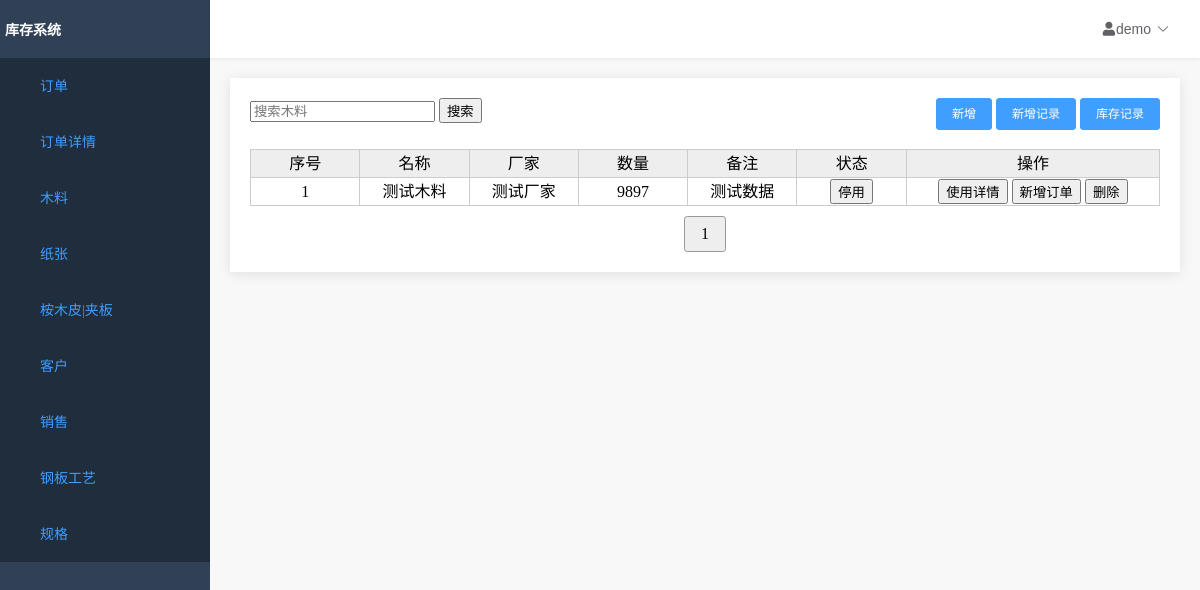
Page /home/wood/list/ on the earlier database version.
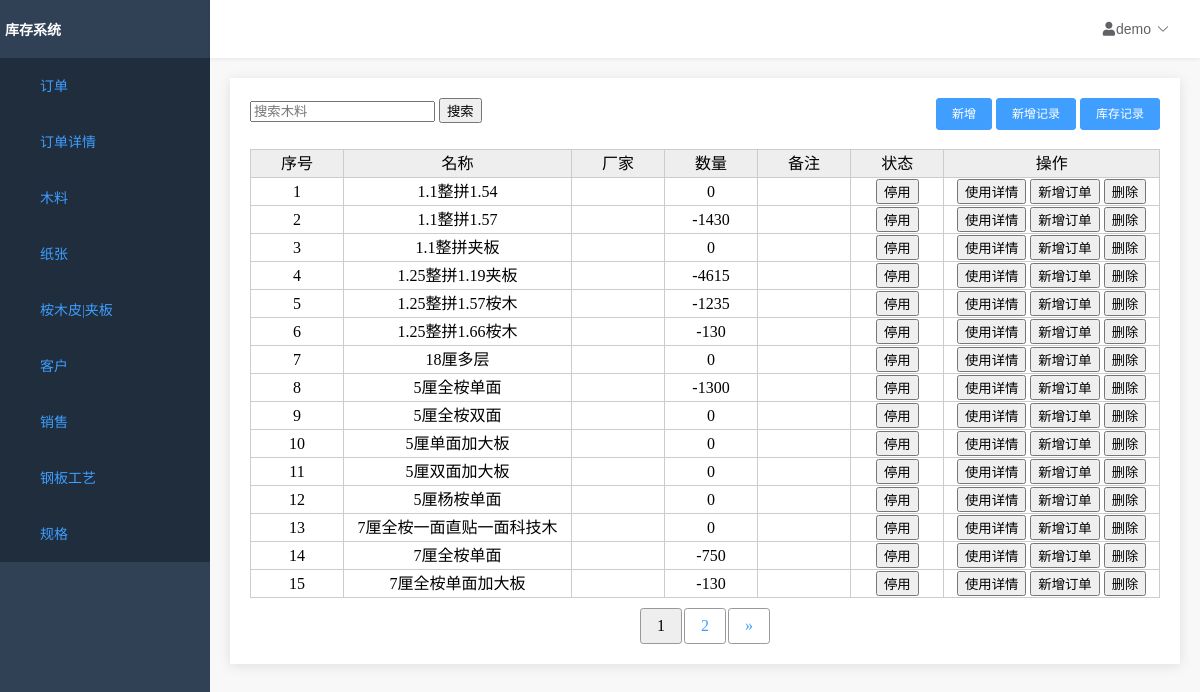
Same page on the later database version.
### wood/models.py (models this page shows, shortened)
class WoodModel(models.Model):
    id = models.AutoField(primary_key=True)
    name = models.TextField('名称', max_length=64, unique=False, null=False)
    factory = models.TextField('厂家', max_length=64, default="")
    count = models.IntegerField('数量', default=0)
    note = models.TextField('备注', max_length=256, default='')
    enable = models.BooleanField(
        '是否使用', default=True, blank=False, null=False)
    created_time = models.DateTimeField('创建时间', default=now)
    last_mod_time = models.DateTimeField('修改时间', auto_now=True)
    objects = models.manager

### wood/views.py (the view)
# urls.py: path('list/', views.WoodListView.as_view(), name='wood_list'),
class WoodListView(ListView):
    paginate_by = 15
    model = WoodModel
    template_name = 'woodlist.html'
    context_object_name = 'object_list'
    def get_queryset(self):
        q = Q()
        name = self.request.GET.get('name')
        if name:
            q.add(Q(name__contains=name), Q.AND)
        return WoodModel.objects.filter(q).order_by('name')
    def get_context_data(self, **kwargs):
        context = super(WoodListView, self).get_context_data(**kwargs)
        return context

### InventorySystem/context_processor.py (called while the page is built)
def nav_list(request):
    func_list = []
    func_list.append(('订单', '/home/order/head/list'))
    func_list.append(('订单详情', '/home/order/list'))
    func_list.append(('木料', '/home/wood/list'))
    func_list.append(('纸张', '/home/paper/list'))
    func_list.append(('桉木皮|夹板', '/home/skin/list'))
    func_list.append(('客户', '/home/customer/list'))
    func_list.append(['销售', '/home/salesman/list'])
    func_list.append(('钢板工艺', '/home/process/technology/list'))
    func_list.append(('规格', '/home/process/specification/list'))
    return locals()

### order/templatetags/order_extras.py (called while the page is built)
@register.simple_tag(takes_context=True)
def param_replace(context, **kwargs):
    d = context['request'].GET.copy()
    for k, v in kwargs.items():
        d[k] = v
    for k in [k for k, v in d.items() if not v]:
        del d[k]
    return d.urlencode()

### templates/woodlist.html (shortened to what this page needs)
{% extends 'table.html' %}
{% block table %}
<div>
    <div class="top_tool_bar">
        <form method="get">
            <input type="text" name="name" placeholder="搜索木料">
            <button type="submit">
                <span>搜索</span>
            </button>
        </form>
        <div class="right_buttons">
            <a href="/home/wood/add">
                <button type="button">
                    <span>新增</span>
                </button>
            </a>
            <a href="/home/wood/form/add">
                <button type="button">
                    <span>新增记录</span>
                </button>
            </a>
            <a href="/home/wood/form/list">
                <button type="button">
                    <span>库存记录</span>
                </button>
            </a>
        </div>
    </div>
    <div class="results">
        <table id="result_list">
            <thead>
            <th scope="col" class="sortable column-id">序号</th>
            <th scope="col" class="sortable column-name">名称</th>
            <th scope="col" class="sortable column-name">厂家</th>
            <th scope="col" class="sortable column-name">数量</th>
            <th scope="col" class="sortable column-name">备注</th>
            <th scope="col">状态</th>
            <th scope="col">操作</th>
            </thead>
            {% for obj in object_list %}
            <tr>
                <td>{{ forloop.counter }}</td>
                <td>{{obj.name}}</td>
                <td>{{obj.factory}}</td>
                <td>{{obj.count}}</td>
                <td>{{obj.note}}</td>
                <td>
                    <a href="/home/wood/enable?id={{ obj.id }}">
                        {% if obj.enable %}
                        <input type="button" value="停用">
                        {% else %}
                        <input type="button" value="已停用">
                        {% endif %}
                    </a>
                <td>
                    <a href="/home/wood/form/list?id={{ obj.id }}">
                        <input type="button" value="使用详情">
                    </a>
                    <a href="/home/wood/form/add?id={{ obj.id }}">
                        <input type="button" value="新增订单">
                    </a>
                    <a href="/home/wood/del?id={{ obj.id }}">
                        <input type="button" value="删除">
                    </a>
                </td>
            </tr>
            {% endfor %}
        </table>
    </div>
</div>
{% endblock %}

Differences in the rows shown:
removed WoodModel: name "测试木料", factory "测试厂家", count "9897", note "测试数据"
added WoodModel: name "1.1整拼1.54", count "0"
added WoodModel: name "1.1整拼1.57", count "-1430"
added WoodModel: name "1.1整拼夹板", count "0"
added WoodModel: name "1.25整拼1.19夹板", count "-4615"
added WoodModel: name "1.25整拼1.57桉木", count "-1235"
added WoodModel: name "1.25整拼1.66桉木", count "-130"
added WoodModel: name "18厘多层", count "0"
added WoodModel: name "5厘全桉单面", count "-1300"
added WoodModel: name "5厘全桉双面", count "0"
added WoodModel: name "5厘单面加大板", count "0"
added WoodModel: name "5厘双面加大板", count "0"
added WoodModel: name "5厘杨桉单面", count "0"
added WoodModel: name "7厘全桉一面直贴一面科技木", count "0"
added WoodModel: name "7厘全桉单面", count "-750"
added WoodModel: name "7厘全桉单面加大板", count "-130"
Other differences:
new list line: "2"
